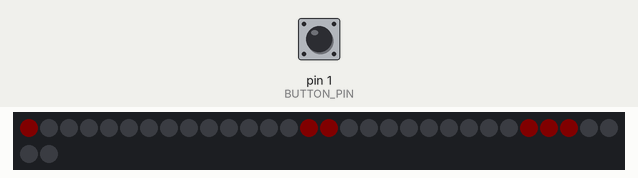
A sketch run on a simulated Arduino Uno, built with avr-gcc and run on an emulated ATmega328P. Shown: 32 RGB LEDs in strip order, left to right, continuing on the next row. Inputs (shaded band) come from the test bench; at power-on: pin 1 (BUTTON_PIN) HIGH. Dim RGB values are drawn brighter than linear; random numbers use the default seed unless the sketch sets one.

Above: at 1.2 s.
1.3 s: pin 1 (BUTTON_PIN) pulled LOW for 0.15 s
At 1.6 s:
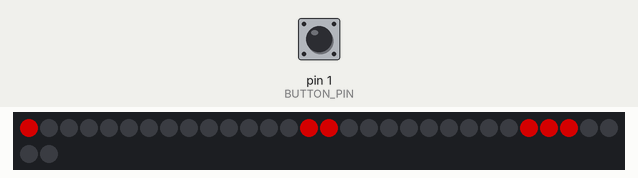
2.0 s: pin 1 (BUTTON_PIN) pulled LOW for 1 s
At 2.16 s:
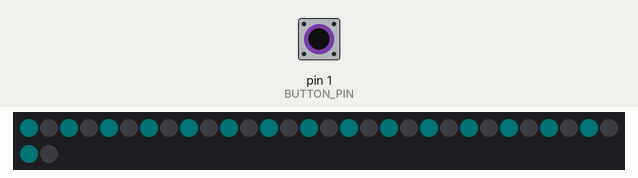
3.6 s: pin 1 (BUTTON_PIN) pulled LOW for 1 s
At 5.1 s:
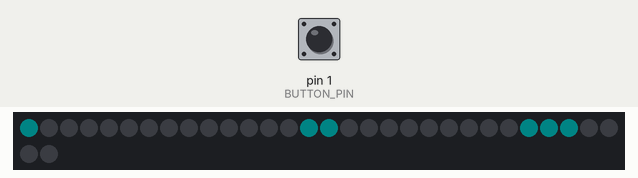
6.1 s: pin 1 (BUTTON_PIN) pulled LOW for 0.15 s
At 12.42 s:
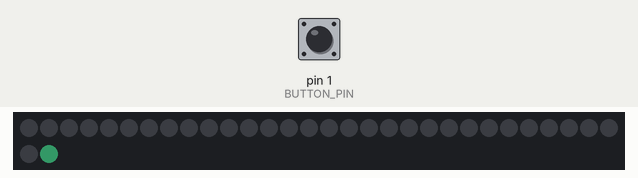
Timing chart, 0 to 13.9 s (numbered marks = the images above; inputs shaded):
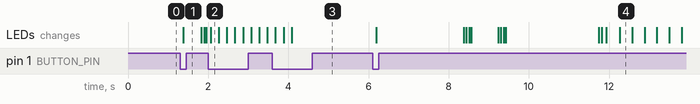

The sketch:

goggles02.ino
```cpp
// Low power NeoPixel goggles example.  Makes a nice blinky display
// with just a few LEDs on at any time...uses MUCH less juice than
// rainbow display!

#include <Adafruit_NeoPixel.h>

#define NEOPIXEL_PIN 0
#define BUTTON_PIN 1
Adafruit_NeoPixel pixels = Adafruit_NeoPixel(32, NEOPIXEL_PIN);

#define SLEEP_BRIGHTNESS 13 // maximum brightness in sleep mode
#define ANIM_DURATION 12000 // 12 seconds on each effect
uint8_t  mode   = 2, // Current animation effect
// "left" is closes to cpu
         leftOff = 7, // Position of spinny eyes
         rightOff = 2,
         pos = 8;
uint8_t  i; // generic index

uint8_t seen_button_up = 1; //1:button has been up, 0 waiting for up
uint8_t last_button_state = 0;
uint32_t last_button_change = 0;
#define bounce_window 12 //  milliseconds to count as stable
uint8_t brightness_mode = 3; //0-5 levels of brightness. 0 = pulse (sleep) mode

uint8_t testpos = 0;
uint32_t color  = 0xFF0000; // Start red
uint32_t this_color = 0; // temporaru color "register" so we can reuse the RAM
uint32_t prevTime;

int32_t hires_pos = 0, // 256x actual pos so we can fake floats
  inertia = 0,
  moment =0,
  spring_force = 0;


#define system_size 8*256
#define scale2pixel 256
#define friction  230 // 90% of 256 = 10% drag
#define spring_constant 92 // 36% of 256
#define denom 256 // binary fraction time!
const uint8_t vFlip[] PROGMEM ={
  0x8, 0x7, 0x6, 0x5, 0x4, 0x3, 0x2, 0x1,
  0x0, 0xF, 0xE, 0xD, 0xC, 0xB, 0xA, 0x9
};

const uint8_t brightnessValues[] PROGMEM ={
  0x00, 0x07, 0x20, 0x40, 0x80, 0xFF
};

void setup() {
  pinMode(BUTTON_PIN, INPUT); // make this an input
  digitalWrite(BUTTON_PIN, HIGH); // ...with a pullup resistor
  randomSeed(analogRead(0)); // Seed the random number generator with some noise off pin 0
  pixels.begin();
  pixels.setBrightness(5); // 1/3 brightness (85)
  prevTime = millis();
  last_button_change = prevTime;
}

void loop() {

  uint32_t t;
  if (brightness_mode == 0){
    hires_pos = hires_pos + inertia;
    if (hires_pos > SLEEP_BRIGHTNESS){
      inertia = -1;
    }
    if (hires_pos < 1){
      inertia = 1;
    }
    pixels.setBrightness(hires_pos);

    for(i=0; i<32; i=i+2){
      pixels.setPixelColor(i, color);
      pixels.setPixelColor(i+1, 0);

    }
    pixels.show();


    BackgroundDelay(200);
    if (!hires_pos){BackgroundDelay(2400);} // leave it dark for awhile

  } else{
    switch(mode) {

     case 0: // Random sparks - just one LED on at a time
     // ======================================================
      i = random(32);
     // pixels.setPixelColor(i, color);
     pixels.setPixelColor(i, pixels.Color(SteppedColor(), SteppedColor(), SteppedColor() ));
      pixels.show();
      BackgroundDelay(10);
      pixels.setPixelColor(i, 0);

      break;


     case 1: // Spinny wheels (4 LEDs on at a time)
    // ======================================================
      for(i=0; i<16; i++) {
        this_color = 0; // turn off non-selected pixels
        if(((pos + i) & 7) < 2) this_color = color; // 4 pixels on...
        pixels.setPixelColor(  NormalizeRingPos(i+leftOff), this_color); // First eye
        pixels.setPixelColor(16 + NormalizeRingPos(16-i+rightOff)  , this_color); // Second eye (flipped)
      }
      pixels.show();
      pos = pos++ % 16;
      BackgroundDelay(50);

      break;


      case 2:
     // googly
     // ======================================================

      inertia = ((inertia -  (hires_pos /3 )) * friction) /denom;
     // inertia = moment;
      hires_pos = hires_pos + inertia;
      if (hires_pos >= system_size){
        // FlashRing();
        hires_pos = -(hires_pos - system_size);
        inertia = -inertia;
      } else if (hires_pos < (-system_size)) {
       //  FlashRing();
        hires_pos = system_size + hires_pos;
        inertia = -inertia;
      }
      // + 8  to rotate 0 to bottom
     pos = NormalizeRingPos(8+ (hires_pos / scale2pixel));


      for(i=0; i<16; i++) {
        this_color = 0;
        if(RingDistance(pos, i)<2) this_color = color;
        pixels.setPixelColor(    NormalizeRingPos(i+leftOff )  , this_color); // First eye
        pixels.setPixelColor( 16 +NormalizeRingPos(i+rightOff) , this_color); // Second eye (not flipped)
      }
      pixels.show();

      BackgroundDelay(24);

      // randomly add an impulse:
      if (random(60) == 1){
       inertia = inertia + random(800);

      }


      break;

        case 3: // larson scanner:
    // ======================================================
    // actually, just a spinner in this version
        for(i=0; i<16; i++) {
        this_color = 0; // turn off non-selected pixels
        if(testpos == i) {this_color = 0xFFFF00;} // 4 pixels on...
        pixels.setPixelColor(  NormalizeRingPos(i+leftOff), this_color); // First eye
        pixels.setPixelColor(16 + NormalizeRingPos(i+rightOff)  , this_color); // Second eye (flipped)
      }
      testpos++;
      if (testpos>15){testpos=0;}
      BackgroundDelay(60);
      pixels.show();
    }

    t = millis();
    if((t - prevTime) > ANIM_DURATION) {      // Every 8 seconds... change modes
      mode++;                        // Next mode
      if(mode > 2) {                 // End of modes?
        mode = 0;                    // Start modes over
      NextColor();
      }
      ClearRings();
      prevTime = t;
    }
  }
}

void ClearRings(){
    SolidRing(0);
}

void SolidRing(uint32_t c){
    for(i=0; i<32; i++) pixels.setPixelColor(i, c);
    pixels.show();
}

void FlashRing(){
  SolidRing(0x222222);
  BackgroundDelay(100);
  SolidRing(0);
}

void NextColor(){
        color >>= 8;                 // Next color R->G->B
      if(!color) color = 0xFF0000; // Reset to red
}

uint8_t NormalizeRingPos(uint8_t realPos){

  while (realPos < 0) { realPos += 16;}
  while (realPos > 15) { realPos -= 16; }
  return realPos;
}

uint8_t ReflectVertical(uint8_t ringPos){
}

uint8_t RingDistance(int8_t pos1, int8_t pos2){
  // given two points on the NeoPixel Ring, return
  // unsigned distance between them.
  int8_t retVal= abs(pos1-pos2);
  if( retVal>8){retVal = 16-retVal;}
  return retVal;
}

 uint8_t SteppedColor(){
   // return a non-continuous value for a color axis
   return random(4)*64;
 }

void BackgroundDelay(unsigned long delay_milliseconds){
  unsigned long now = millis();
  byte current_button_state = (digitalRead(BUTTON_PIN) == LOW);
  while ((now + delay_milliseconds) > millis()){

     // debounce
     if (current_button_state == last_button_state){
       if (now - last_button_change > bounce_window){
         // stable:
         if (current_button_state) { // button down
          if (seen_button_up){ // button is pushed and we've seen it up
            brightness_mode = (brightness_mode+1)%5;
            seen_button_up = 0; // mark that we've seen this button press
           // pixels.setBrightness(32*brightness_mode);
           pixels.setBrightness(pgm_read_byte_near(brightnessValues+brightness_mode));
           if (!brightness_mode){
             // we're in sleep mode: initialize for that mode
             inertia = 1;
             hires_pos = 0;
             color = 0x00FFFF;
           } // init sleep mode
          } // seen_button_up
        } else {
          seen_button_up = 1; // button is not down
        }


       }

     } else {
       // restart stability timer:
       last_button_state = current_button_state;
       last_button_change = now;
     }

  } // timing while
}
/*
Left-to-right sweep:
0: C C
1: D B
2: E A
3: F 9
4: 0 8
5: 1 7
6: 2 6
7: 3 5
8: 4 4

Reflect:
0: 8
1: 7
2: 6
3: 5
4: 4
5: 3
6: 2
7: 1
8: 0
9: F
A: E
B: D
C: C
D: B
E: A
F: 9
*/
```
